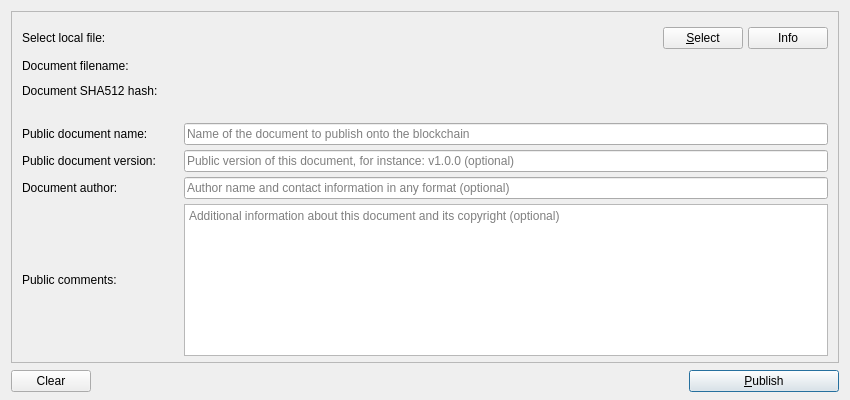
<?xml version="1.0" encoding="UTF-8"?>
<ui version="4.0">
 <class>VaultDialog</class>
 <widget class="QDialog" name="VaultDialog">
  <property name="geometry">
   <rect>
    <x>0</x>
    <y>0</y>
    <width>850</width>
    <height>400</height>
   </rect>
  </property>
  <property name="windowTitle">
   <string>Send Coins</string>
  </property>
  <layout class="QVBoxLayout" name="verticalLayout" stretch="0,0,0">
   <property name="bottomMargin">
    <number>8</number>
   </property>
   <item>
    <widget class="QFrame" name="frameVaultInfo">
     <property name="sizePolicy">
      <sizepolicy hsizetype="Expanding" vsizetype="Expanding">
       <horstretch>0</horstretch>
       <verstretch>0</verstretch>
      </sizepolicy>
     </property>
     <property name="maximumSize">
      <size>
       <width>16777215</width>
       <height>16777215</height>
      </size>
     </property>
     <property name="frameShape">
      <enum>QFrame::StyledPanel</enum>
     </property>
     <property name="frameShadow">
      <enum>QFrame::Plain</enum>
     </property>
     <layout class="QVBoxLayout" name="verticalLayoutCoinControl2">
      <property name="spacing">
       <number>6</number>
      </property>
      <property name="leftMargin">
       <number>0</number>
      </property>
      <property name="topMargin">
       <number>0</number>
      </property>
      <property name="rightMargin">
       <number>0</number>
      </property>
      <property name="bottomMargin">
       <number>6</number>
      </property>
      <item>
       <layout class="QVBoxLayout" name="verticalLayoutCoinControl" stretch="0,0,0,0,0,0,0">
        <property name="spacing">
         <number>0</number>
        </property>
        <property name="leftMargin">
         <number>10</number>
        </property>
        <property name="topMargin">
         <number>10</number>
        </property>
        <property name="rightMargin">
         <number>10</number>
        </property>
        <item>
         <layout class="QHBoxLayout" name="horizontalLayoutCoinControl1">
          <property name="topMargin">
           <number>5</number>
          </property>
          <property name="bottomMargin">
           <number>5</number>
          </property>
          <item>
           <widget class="QLabel" name="label">
            <property name="text">
             <string>Select local file:</string>
            </property>
           </widget>
          </item>
          <item>
           <spacer name="horizontalSpacer_2">
            <property name="orientation">
             <enum>Qt::Horizontal</enum>
            </property>
            <property name="sizeHint" stdset="0">
             <size>
              <width>40</width>
              <height>20</height>
             </size>
            </property>
           </spacer>
          </item>
          <item>
           <widget class="QPushButton" name="selectButton">
            <property name="toolTip">
             <string>Select document from your computer</string>
            </property>
            <property name="text">
             <string>&amp;Select</string>
            </property>
            <property name="icon">
             <iconset resource="../bitcoin.qrc">
              <normaloff>:/icons/add</normaloff>:/icons/add</iconset>
            </property>
            <property name="autoDefault">
             <bool>false</bool>
            </property>
           </widget>
          </item>
          <item>
           <spacer name="horizontalSpacer_3">
            <property name="orientation">
             <enum>Qt::Horizontal</enum>
            </property>
            <property name="sizeType">
             <enum>QSizePolicy::Fixed</enum>
            </property>
            <property name="sizeHint" stdset="0">
             <size>
              <width>5</width>
              <height>20</height>
             </size>
            </property>
           </spacer>
          </item>
          <item>
           <widget class="QPushButton" name="infoButton">
            <property name="toolTip">
             <string>Information about Vault feature</string>
            </property>
            <property name="text">
             <string>Info</string>
            </property>
            <property name="icon">
             <iconset resource="../bitcoin.qrc">
              <normaloff>:/icons/transaction_0</normaloff>:/icons/transaction_0</iconset>
            </property>
           </widget>
          </item>
         </layout>
        </item>
        <item>
         <layout class="QHBoxLayout" name="horizontalLayoutCoinControl2" stretch="0,0">
          <property name="spacing">
           <number>12</number>
          </property>
          <property name="topMargin">
           <number>5</number>
          </property>
          <property name="bottomMargin">
           <number>5</number>
          </property>
          <item>
           <widget class="QLabel" name="label_2">
            <property name="minimumSize">
             <size>
              <width>150</width>
              <height>0</height>
             </size>
            </property>
            <property name="maximumSize">
             <size>
              <width>150</width>
              <height>16777215</height>
             </size>
            </property>
            <property name="text">
             <string>Document filename:</string>
            </property>
           </widget>
          </item>
          <item>
           <widget class="QLabel" name="labelDocFile">
            <property name="text">
             <string/>
            </property>
           </widget>
          </item>
         </layout>
        </item>
        <item>
         <widget class="QWidget" name="widgetCoinControl" native="true">
          <property name="sizePolicy">
           <sizepolicy hsizetype="Preferred" vsizetype="Preferred">
            <horstretch>0</horstretch>
            <verstretch>0</verstretch>
           </sizepolicy>
          </property>
          <property name="minimumSize">
           <size>
            <width>0</width>
            <height>0</height>
           </size>
          </property>
          <property name="styleSheet">
           <string notr="true"/>
          </property>
          <layout class="QHBoxLayout" name="horizontalLayoutCoinControl5">
           <property name="leftMargin">
            <number>0</number>
           </property>
           <property name="topMargin">
            <number>0</number>
           </property>
           <property name="rightMargin">
            <number>0</number>
           </property>
           <property name="bottomMargin">
            <number>0</number>
           </property>
           <item>
            <layout class="QHBoxLayout" name="horizontalLayoutCoinControl3" stretch="0,0">
             <property name="spacing">
              <number>12</number>
             </property>
             <property name="topMargin">
              <number>6</number>
             </property>
             <property name="bottomMargin">
              <number>20</number>
             </property>
             <item>
              <widget class="QLabel" name="label_5">
               <property name="minimumSize">
                <size>
                 <width>150</width>
                 <height>0</height>
                </size>
               </property>
               <property name="maximumSize">
                <size>
                 <width>150</width>
                 <height>16777215</height>
                </size>
               </property>
               <property name="text">
                <string>Document SHA512 hash:</string>
               </property>
              </widget>
             </item>
             <item>
              <widget class="QLabel" name="labelDocHash">
               <property name="text">
                <string/>
               </property>
              </widget>
             </item>
            </layout>
           </item>
          </layout>
         </widget>
        </item>
        <item>
         <layout class="QHBoxLayout" name="horizontalLayoutCoinControl4" stretch="0,0">
          <property name="spacing">
           <number>12</number>
          </property>
          <property name="sizeConstraint">
           <enum>QLayout::SetDefaultConstraint</enum>
          </property>
          <property name="topMargin">
           <number>5</number>
          </property>
          <property name="rightMargin">
           <number>0</number>
          </property>
          <item>
           <widget class="QLabel" name="label_6">
            <property name="minimumSize">
             <size>
              <width>150</width>
              <height>0</height>
             </size>
            </property>
            <property name="maximumSize">
             <size>
              <width>150</width>
              <height>16777215</height>
             </size>
            </property>
            <property name="lineWidth">
             <number>1</number>
            </property>
            <property name="midLineWidth">
             <number>0</number>
            </property>
            <property name="text">
             <string>Public document name:</string>
            </property>
           </widget>
          </item>
          <item>
           <widget class="QLineEdit" name="textDocName">
            <property name="placeholderText">
             <string>Name of the document to publish onto the blockchain</string>
            </property>
           </widget>
          </item>
         </layout>
        </item>
        <item>
         <layout class="QHBoxLayout" name="horizontalLayout_3">
          <property name="spacing">
           <number>12</number>
          </property>
          <property name="topMargin">
           <number>5</number>
          </property>
          <item>
           <widget class="QLabel" name="label_7">
            <property name="minimumSize">
             <size>
              <width>150</width>
              <height>0</height>
             </size>
            </property>
            <property name="maximumSize">
             <size>
              <width>150</width>
              <height>16777215</height>
             </size>
            </property>
            <property name="text">
             <string>Public document version:</string>
            </property>
           </widget>
          </item>
          <item>
           <widget class="QLineEdit" name="textDocVersion">
            <property name="placeholderText">
             <string>Public version of this document, for instance: v1.0.0 (optional)</string>
            </property>
           </widget>
          </item>
         </layout>
        </item>
        <item>
         <layout class="QHBoxLayout" name="horizontalLayout_4">
          <property name="spacing">
           <number>12</number>
          </property>
          <property name="topMargin">
           <number>5</number>
          </property>
          <item>
           <widget class="QLabel" name="label_8">
            <property name="minimumSize">
             <size>
              <width>150</width>
              <height>0</height>
             </size>
            </property>
            <property name="maximumSize">
             <size>
              <width>150</width>
              <height>16777215</height>
             </size>
            </property>
            <property name="text">
             <string>Document author:</string>
            </property>
           </widget>
          </item>
          <item>
           <widget class="QLineEdit" name="textDocAuthor">
            <property name="placeholderText">
             <string>Author name and contact information in any format (optional)</string>
            </property>
           </widget>
          </item>
         </layout>
        </item>
        <item>
         <layout class="QHBoxLayout" name="horizontalLayout_5">
          <property name="spacing">
           <number>12</number>
          </property>
          <property name="topMargin">
           <number>5</number>
          </property>
          <item>
           <widget class="QLabel" name="label_9">
            <property name="minimumSize">
             <size>
              <width>150</width>
              <height>0</height>
             </size>
            </property>
            <property name="maximumSize">
             <size>
              <width>150</width>
              <height>16777215</height>
             </size>
            </property>
            <property name="text">
             <string>Public comments:</string>
            </property>
           </widget>
          </item>
          <item>
           <widget class="QTextEdit" name="textComment">
            <property name="placeholderText">
             <string>Additional information about this document and its copyright (optional)</string>
            </property>
           </widget>
          </item>
         </layout>
        </item>
       </layout>
      </item>
     </layout>
    </widget>
   </item>
   <item>
    <spacer name="verticalSpacer">
     <property name="orientation">
      <enum>Qt::Vertical</enum>
     </property>
     <property name="sizeHint" stdset="0">
      <size>
       <width>20</width>
       <height>40</height>
      </size>
     </property>
    </spacer>
   </item>
   <item>
    <layout class="QHBoxLayout" name="horizontalLayout">
     <item>
      <layout class="QHBoxLayout" name="horizontalLayout_2">
       <property name="spacing">
        <number>3</number>
       </property>
      </layout>
     </item>
     <item>
      <widget class="QPushButton" name="clearButton">
       <property name="toolTip">
        <string>Clear form</string>
       </property>
       <property name="text">
        <string>Clear</string>
       </property>
       <property name="icon">
        <iconset resource="../bitcoin.qrc">
         <normaloff>:/icons/remove</normaloff>:/icons/remove</iconset>
       </property>
      </widget>
     </item>
     <item>
      <spacer name="horizontalSpacer">
       <property name="orientation">
        <enum>Qt::Horizontal</enum>
       </property>
       <property name="sizeHint" stdset="0">
        <size>
         <width>40</width>
         <height>20</height>
        </size>
       </property>
      </spacer>
     </item>
     <item>
      <widget class="QPushButton" name="publishButton">
       <property name="minimumSize">
        <size>
         <width>150</width>
         <height>0</height>
        </size>
       </property>
       <property name="toolTip">
        <string>Confirm the document publish action</string>
       </property>
       <property name="text">
        <string>&amp;Publish</string>
       </property>
       <property name="icon">
        <iconset resource="../bitcoin.qrc">
         <normaloff>:/icons/send</normaloff>:/icons/send</iconset>
       </property>
       <property name="default">
        <bool>true</bool>
       </property>
      </widget>
     </item>
    </layout>
   </item>
  </layout>
 </widget>
 <resources>
  <include location="../bitcoin.qrc"/>
 </resources>
 <connections/>
</ui>
